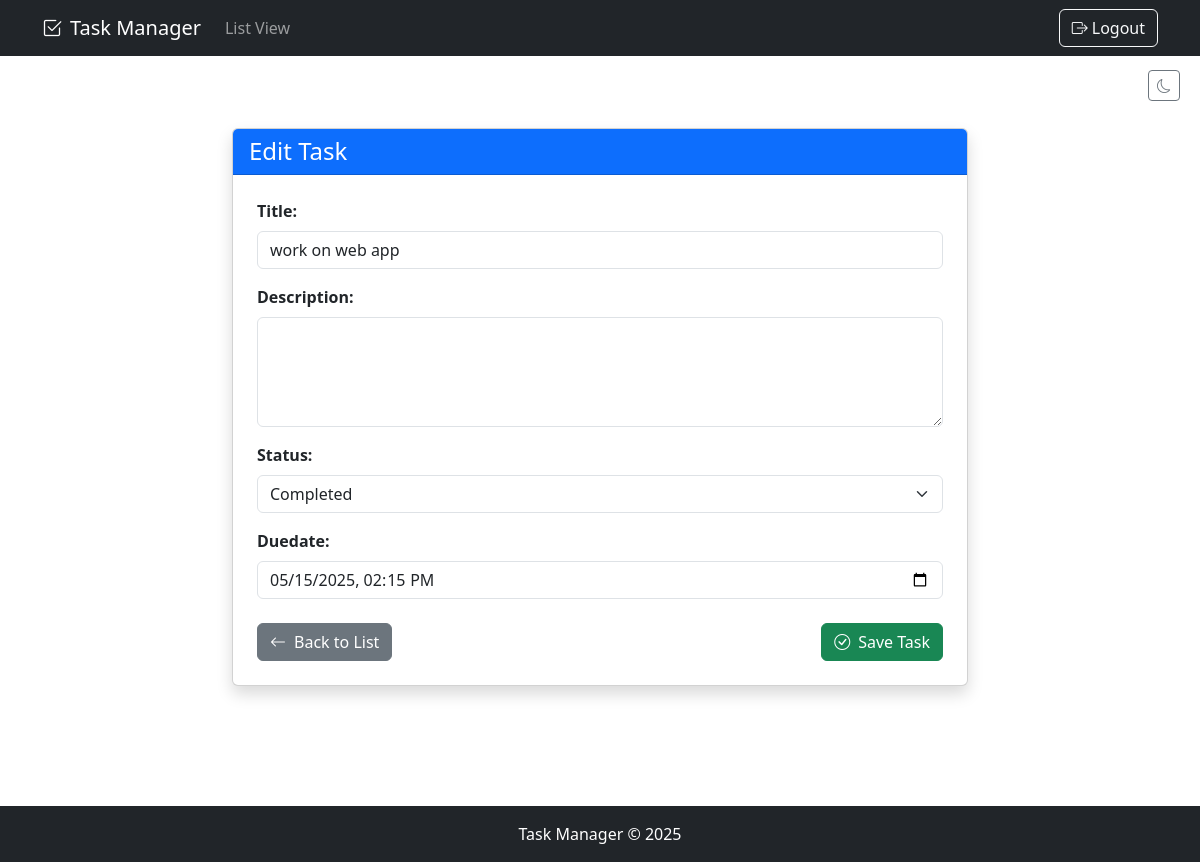
The app's page /task-update/36/ (signed in) with its own data.
### todo_list/models.py (models this page shows, shortened)
class Task(models.Model):
    STATUS_CHOICES = [
        ('not_started', 'Not Started'),
        ('in_progress', 'In Progress'),
        ('completed', 'Completed'),
        ('custom', 'Custom'),
    ]
    user = models.ForeignKey(User, on_delete=models.CASCADE, null=True, blank=True)
    title = models.CharField(max_length=200)
    description = models.TextField(null=True, blank=True)
    status = models.CharField(max_length=20, choices=STATUS_CHOICES, default='not_started')
    custom_status = models.CharField(max_length=50, blank=True, null=True, help_text="If status is 'Custom', specify here")
    complete = models.BooleanField(default=False)  # Keep this for backward compatibility
    duedate = models.DateTimeField(null=True, blank=True)
    created = models.DateTimeField(default=timezone.now)
    class Meta:
        ordering = ['status', 'duedate']  # Show incomplete tasks first, then by due date

### todo_list/views.py (the view)
# urls.py: path('task-update/<int:pk>/', views.TaskUpdate.as_view(), name='task-update'),
class TaskUpdate(LoginRequiredMixin, UpdateView):
    model = Task
    success_url = reverse_lazy('tasks')
    def get_form_class(self):
        if self.request.user.is_superuser:
            return TaskAdminForm
        else:
            return TaskUserForm
    def get_queryset(self):
        if self.request.user.is_superuser:
            return Task.objects.all()
        else:
            return Task.objects.filter(user=self.request.user)

### todo_list/forms.py
class TaskUserForm(forms.ModelForm):
    class Meta:
        model = Task
        fields = ['title', 'description', 'status', 'custom_status', 'duedate']
        widgets = {
            'duedate': forms.DateTimeInput(attrs={'type': 'datetime-local'}),
            'description': forms.Textarea(attrs={'rows': 4}),
        }
    def __init__(self, *args, **kwargs):
        super().__init__(*args, **kwargs)
        self.fields['custom_status'].required = False
        self.fields['status'].widget.attrs.update({
            'class': 'form-select status-select',
            'onchange': 'toggleCustomStatus(this.value)'
        })

### todo_list/templatetags/form_tags.py (called while the page is built)
@register.filter(name='addclass')
def addclass(field, css_class):
    return field.as_widget(attrs={"class": css_class})

### todo_list/templates/todo_list/task_form.html (shortened to what this page needs)
{% extends 'todo_list/base.html' %}
{% load static %}
{% load form_tags %}
{% block content %}
<div class="container my-5">
  <div class="row justify-content-center">
    <div class="col-lg-8">
      <div class="card shadow">
        <div class="card-header bg-primary text-white">
          <h3 class="fs-4 mb-0">{% if form.instance.id %}Edit Task{% else %}Add New Task{% endif %}</h3>
        </div>
        <div class="card-body p-4">
          <form method="POST" action="">
            <div class="form-group mb-3">
              <label for="{{ form.title.id_for_label }}" class="form-label fw-bold">
                {{ form.title.label }}:
              </label>
              {{ form.title|addclass:"form-control" }}
            </div>
            <div class="form-group mb-3">
              <label for="{{ form.description.id_for_label }}" class="form-label fw-bold">
                {{ form.description.label }}:
              </label>
              {{ form.description|addclass:"form-control" }}
            </div>
            <div class="form-group mb-3">
              <label for="{{ form.status.id_for_label }}" class="form-label fw-bold">
                Status:
              </label>
              {{ form.status }}
            </div>
            <div class="form-group mb-3">
              <label for="{{ form.duedate.id_for_label }}" class="form-label fw-bold">
                {{ form.duedate.label }}:
              </label>
              {{ form.duedate|addclass:"form-control" }}
            </div>
            <div class="d-flex justify-content-between mt-4">
              <a href="{% url 'tasks' %}" class="btn btn-secondary">
                <i class="bi bi-arrow-left me-2"></i>Back to List
              </a>
              <button type="submit" class="btn btn-success">
                <i class="bi bi-check-circle me-2"></i>Save Task
              </button>
            </div>
          </form>
        </div>
      </div>
    </div>
  </div>
</div>
{% endblock %}

### todo_list/static/todo_list/css/styles.css (style rules this page uses)
body { min-height: 100vh; display: flex; flex-direction: column; }

### records on screen
Task: title "work on web app", status "Completed", duedate "05/15/2025 14:15"
